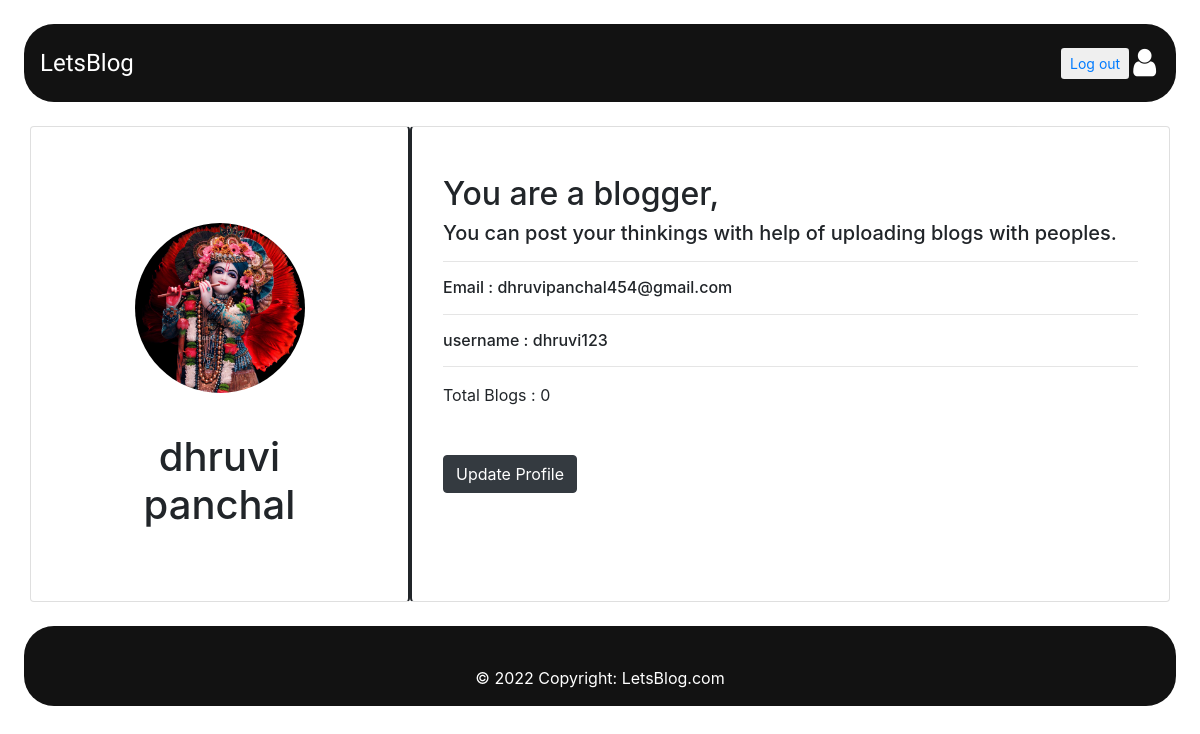
/profiles/my-profile/ (signed in), run on the app's committed database.
### Profiles/models.py (models this page shows, shortened)
class Profile(models.Model):
    user= models.OneToOneField(User, on_delete=models.CASCADE)
    firstname = models.CharField(max_length=20, blank=True)
    lastname = models.CharField(max_length=20, blank=True)
    email = models.EmailField(max_length=200, blank=True)
    phone = models.CharField(max_length=12, blank=True)
    avatar = models.ImageField(default = "avatar.jpg", upload_to='avatars/')
    COUNTRY = (
        ('India','India'),
        ('USA','USA'),
        ('UK','UK'),
        )
    country= models.CharField(max_length=5,choices=COUNTRY, default='India')
    LANG = (
        ('English(US)','English(US)'),
        ('English(UK)','English(UK)'),
        )
    language = models.CharField(max_length=11,choices=LANG, default='English(US)')
    def all_author_posts_num(self):
        return self.post.all().count()
    def get_all_author_posts(self):
        return self.post.all()

### Profiles/views.py (the view)
# urls.py: path('my-profile/', profile_view, name='profile-view'),
def profile_view(request):
    if request.user.is_anonymous:
        return redirect('Blogs:home-view')
    pro = Profile.objects.get(user=request.user)
    p_form = UpdateProfileForm(request.POST or None, request.FILES or None, instance=pro)
    if request.method == 'POST':
        if p_form.is_valid():
            p_form.save()
    p_form = UpdateProfileForm(instance=pro)
    context = {
        'profile':pro,
        'form':p_form
    }
    return render(request, 'profile/profile.html', context)

### Profiles/templates/profile/profile.html (shortened to what this page needs)
{% extends 'base.html' %}
{% block body %}
<section>
    <div class="container rounded bg-white mt-2">
        <div class="row">
            <div class="col-md-4 card" style="border-right: 2px solid #212529;">
                <div class="d-flex flex-column align-items-center text-center p-3 py-5">
                    <img
                        class="rounded-circle mt-5"
                        src="{{profile.avatar.url}}"
                        width="170"><span class="font-weight-bold mt-4">
                             <h1 class="p-3">{{profile.firstname}} {{profile.lastname}}</h1>
                            </span></div>
            </div>
            <div class="col-md-8 card" style="border-left: 2px solid #212529;">
                <div class="p-3 py-5">
                    <h2>You are a blogger,</h2>
                    <h5 class="fw-200">You can post your thinkings with help of uploading blogs with peoples.</h5><hr>
                    <h6 class="mt-3">Email : {{profile.email}}</h6><hr>
                    <h6 class="">username : {{profile.user}}</h6> <hr>
                    <div >
                       <span>Total Blogs : {{profile.all_author_posts_num}}</span>
                    </div>
                    <button class="btn btn-dark mt-5" data-toggle="modal" data-target="#exampleModal2" >Update Profile</button>
                    </div>
                </div>
            </div>
        </div>
</section>
{% endblock body %}

### data on the page
Profile: avatar (picture), firstname "dhruvi", lastname "panchal", email "dhruvipanchal454@gmail.com", user "dhruvi123", all_author_posts_num "0"
